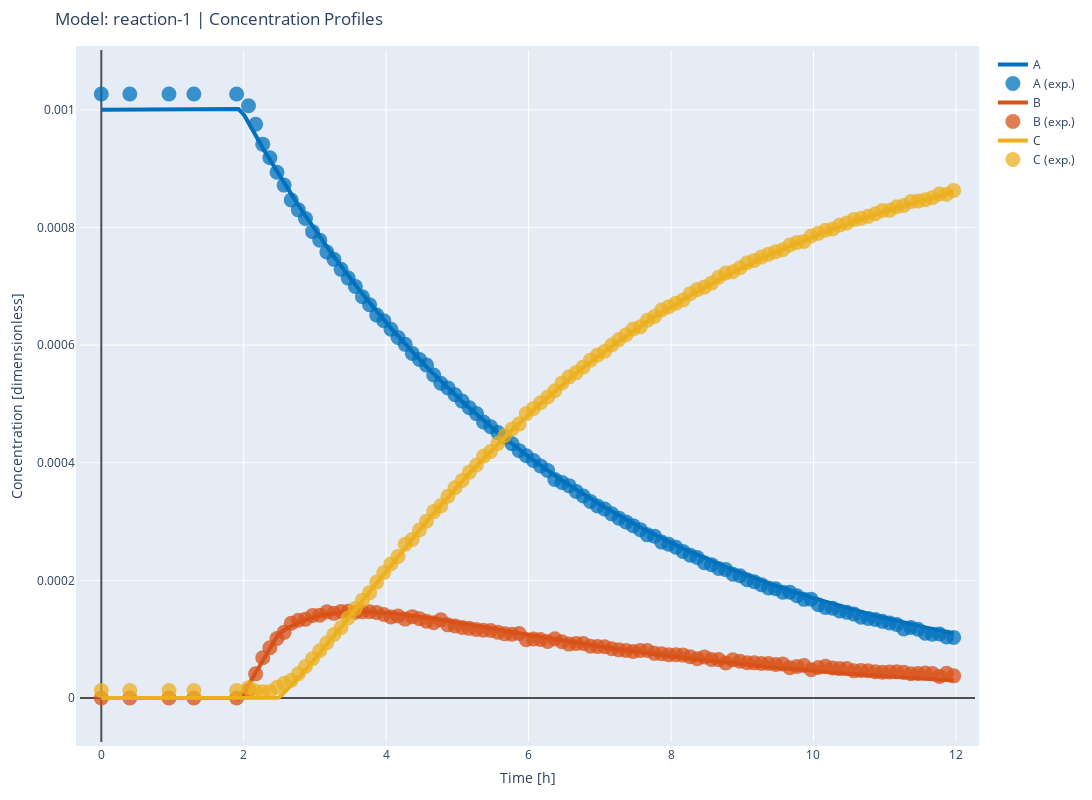
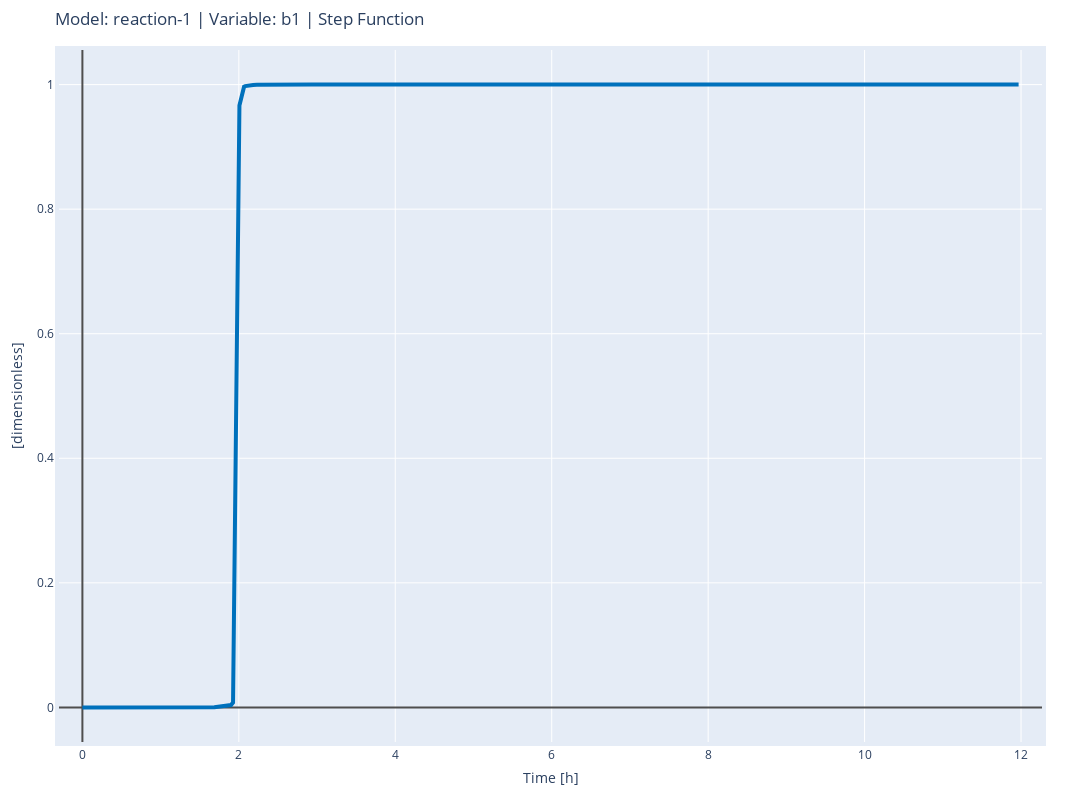
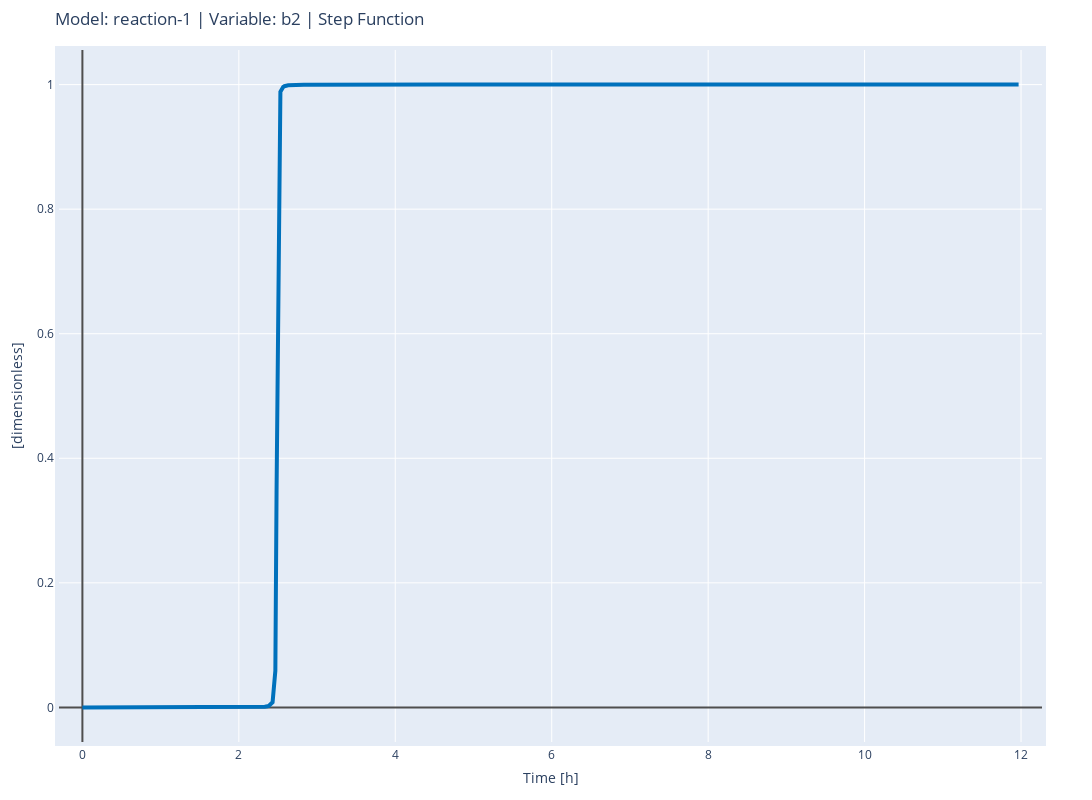

Notebook code for these charts, in order:
### Markdown cell above
#### Plot results

### Code cell
r1.plot(jupyter=True)
